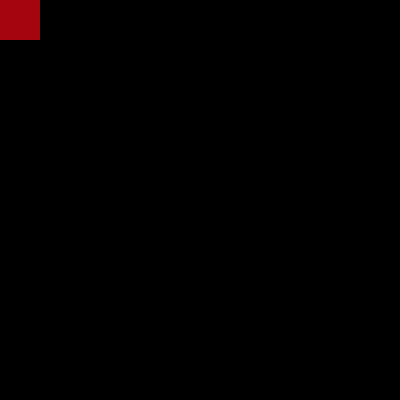
Frame 1 (no input)
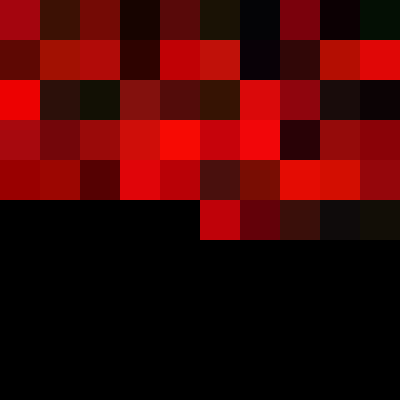
Frame 60 (the mouse pressed at the canvas centre just before this capture)
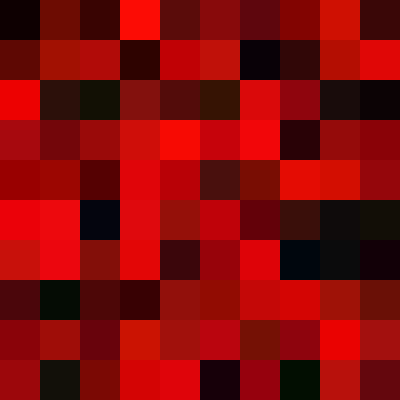
Frame 120 (the mouse held since frame 60 and released just before this capture)

The Processing sketch that drew these frames (run headless with seeded random() and noise(); from frame 60 on, the mouse is pressed at the canvas centre):

// Processing sketch: processing_146057
// ── processing_146057.pde

void setup(){
  size(400,400);
  background(#000000);
}
int xPos = 0;       
int yPos = 0;
int speed = 1;
int size = 40; 
  
void draw(){
  fill(random(255),random(20), random(15));
  stroke(0,0);
  rect(xPos,yPos,size,size);
    
  if (xPos == width){
    yPos = yPos +size;
    speed = -1*speed;
  }
    
  if (xPos == -size && speed == -1) {
   yPos = yPos + size;
   speed = -1*speed;
  }
  xPos = xPos + speed*size;
    
  if(yPos == height) {
    yPos = 0;
  }
}
